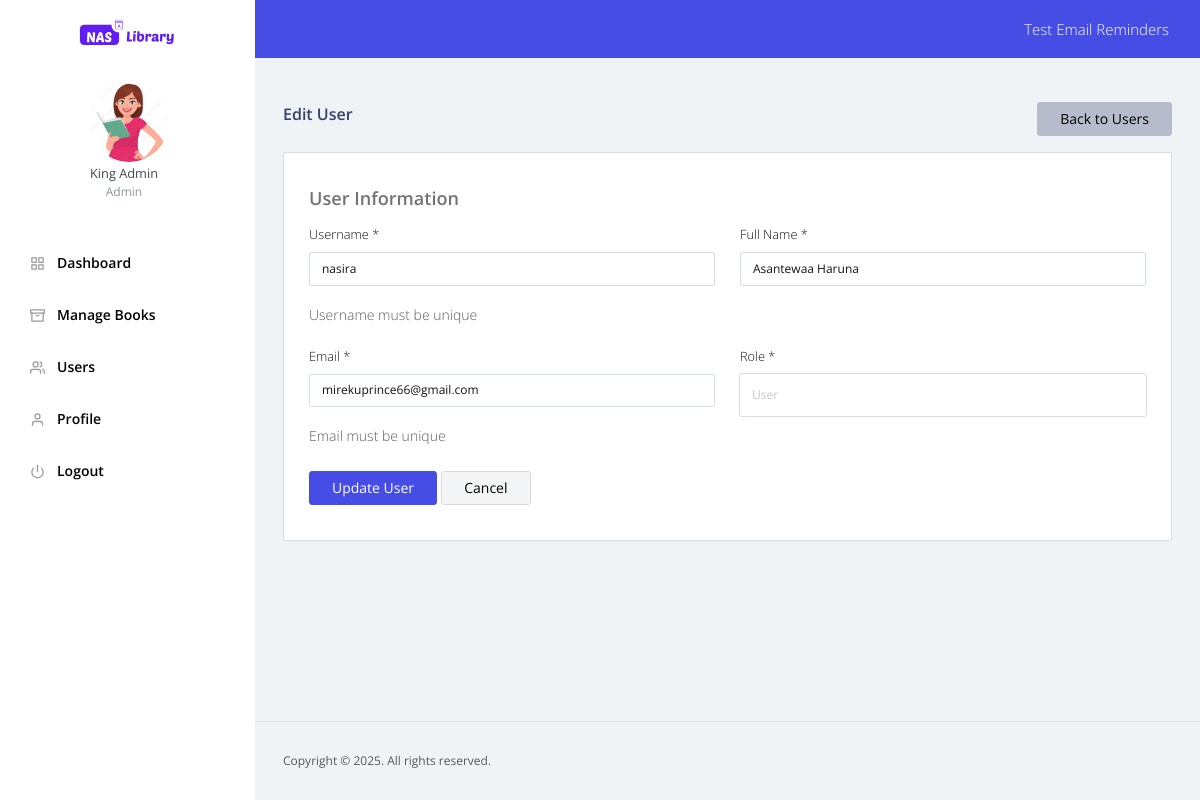
Page /admin/edit_user.php?id=2 (signed in) on the committed database.
### tables this page shows
CREATE TABLE IF NOT EXISTS `users` (
  `user_id` int(11) NOT NULL AUTO_INCREMENT,
  `username` varchar(50) NOT NULL,
  `password` varchar(255) NOT NULL,
  `full_name` varchar(100) NOT NULL,
  `email` varchar(100) NOT NULL,
  `role` enum('admin','user') NOT NULL DEFAULT 'user',
  `profile_pic` varchar(100) DEFAULT NULL,
  `created_at` timestamp NULL DEFAULT CURRENT_TIMESTAMP,
  `updated_at` timestamp NULL DEFAULT CURRENT_TIMESTAMP ON UPDATE CURRENT_TIMESTAMP,
  `email_reminder` tinyint(1) DEFAULT '0',
  PRIMARY KEY (`user_id`),
  UNIQUE KEY `username` (`username`),
  UNIQUE KEY `email` (`email`)
);

### config/db_connect.php (called while the page is built, shortened)
<?php
$host = 'localhost';
$username = 'root';
$password = '';
$database = 'library_db';
$conn = new mysqli($host, $username, $password, $database);
$conn->set_charset("utf8mb4");
function sanitize($data) {
    global $conn;
    $data = trim($data);
    $data = stripslashes($data);
    $data = htmlspecialchars($data);
    return $conn->real_escape_string($data);
}
?>

### admin/edit_user.php (the view, shortened to what this page needs)
<?php
    require_once '../config/db_connect.php';
    $user_id = sanitize($_GET['id']);
    $user_query = "SELECT * FROM users WHERE user_id = '$user_id'";
    $user_result = $conn->query($user_query);
    $user = $user_result->fetch_assoc();
	include('../includes/dashboard_header.php');
?>
	<div class="content-wrapper">
        <div class="my-3 d-flex justify-content-between align-items-center">
            <h5>Edit User</h5>
            <div class="d-flex gap-2">
                <a href="view_users.php" class="btn btn-secondary btn-icon-text">
                    Back to Users
                </a>
            </div>
        </div>
        <div class="row">
            <div class="col-md-12 grid-margin stretch-card">
                <div class="card">
                    <div class="card-body">
                        <h4 class="card-title">User Information</h4>
                        <form class="forms-sample" method="POST">
                            <div class="row">
                                <div class="col-md-6">
                                    <div class="form-group">
                                        <label for="username">Username *</label>
                                        <input type="text" class="form-control" id="username" name="username" value="<?php echo $user['username']; ?>" required>
                                        <small class="form-text text-muted">Username must be unique</small>
                                    </div>
                                </div>
                                <div class="col-md-6">
                                    <div class="form-group">
                                        <label for="full_name">Full Name *</label>
                                        <input type="text" class="form-control" id="full_name" name="full_name" value="<?php echo $user['full_name']; ?>" required>
                                    </div>
                                </div>
                            </div>
                            <div class="row">
                                <div class="col-md-6">
                                    <div class="form-group">
                                        <label for="email">Email *</label>
                                        <input type="email" class="form-control" id="email" name="email" value="<?php echo $user['email']; ?>" required>
                                        <small class="form-text text-muted">Email must be unique</small>
                                    </div>
                                </div>
                                <div class="col-md-6">
                                    <div class="form-group">
                                        <label for="role">Role *</label>
                                        <select class="form-control" id="role" name="role" required>
                                            <option value="user" <?php echo ($user['role'] == 'user') ? 'selected' : ''; ?>>User</option>
                                        </select>
                                    </div>
                                </div>
                            </div>
                            <button type="submit" class="btn btn-primary mr-2">Update User</button>
                            <a href="view_users.php" class="btn btn-light">Cancel</a>
                        </form>
                    </div>
                </div>
            </div>
        </div>
	</div>
<?php include_once('../includes/dashboard_footer.php'); ?>

### includes/sidenav.php (shortened to what this page needs)
<?php
    require_once '../config/db_connect.php';
    $user_id = isset($_SESSION['user_id']) ? $_SESSION['user_id'] : null;
    $user_info = null;
    if ($user_id) {
        $query = "SELECT full_name, role, profile_pic FROM users WHERE user_id = ?";
        $stmt = $conn->prepare($query);
        $stmt->bind_param("i", $user_id);
        $stmt->execute();
        $result = $stmt->get_result();
        $user_info = $result->fetch_assoc();
    }
    $user_role = $user_info ? $user_info['role'] : '';
    $is_admin = ($user_role === 'admin');
    $profile_pic = $user_info && !empty($user_info['profile_pic'])
        ? '../assets/images/profiles/' . $user_info['profile_pic']
        : '../assets/images/RGU_logo.jpg';
?>
<nav class="sidebar sidebar-offcanvas" id="sidebar">
    <ul class="nav">
        <li class="nav-item nav-profile mt-4">
            <div class="nav-link">
                <div class="profile-image">
                    <img src="<?php echo $profile_pic; ?>" class="rounded-circle" alt="profile" style="width: 80px; height: 80px; object-fit: cover;"/>
                </div>
                <div class="profile-name">
                    <p class="name">
                        <?php echo $user_info ? $user_info['full_name'] : 'User'; ?>
                    </p>
                    <p class="designation">
                        <?php echo ucfirst($user_role); ?>
                    </p>
                </div>
            </div>
        </li>
        <li class="nav-item">
            <a class="nav-link" href="dashboard.php">
                <i data-feather="grid" class="sidenav-icon"></i>
                <span class="menu-title text-black font-weight-semibold">Dashboard</span>
            </a>
        </li>
        <?php if ($is_admin): ?>
            <li class="nav-item">
                <a class="nav-link" data-toggle="collapse" href="#books" aria-expanded="false" aria-controls="page-layouts">
                    <i data-feather="archive" class="sidenav-icon"></i>
                    <span class="menu-title text-black font-weight-semibold">Manage Books</span>
                </a>
            </li>
            <li class="nav-item">
                <a class="nav-link" data-toggle="collapse" href="#users" aria-expanded="false" aria-controls="page-layouts">
                    <i data-feather="users" class="sidenav-icon"></i>
                    <span class="menu-title text-black font-weight-semibold">Users</span>
                </a>
            </li>
        <?php endif; ?>
        <li class="nav-item">
            <a class="nav-link" href="./profile.php">
                <i data-feather="user" class="sidenav-icon"></i>
                <span class="menu-title text-black font-weight-semibold">Profile</span>
            </a>
        </li>
        <li class="nav-item">
            <a class="nav-link" href="../authentication/logout.php">
                <i data-feather="power" class="sidenav-icon"></i>
                <span class="menu-title text-black font-weight-semibold">Logout</span>
            </a>
        </li>
    </ul>
</nav>

### rows in the picture
users: full_name "King Admin", role "Admin"
users: username "nasira", full_name "Asantewaa Haruna", email "mirekuprince66@gmail.com", role "User"
